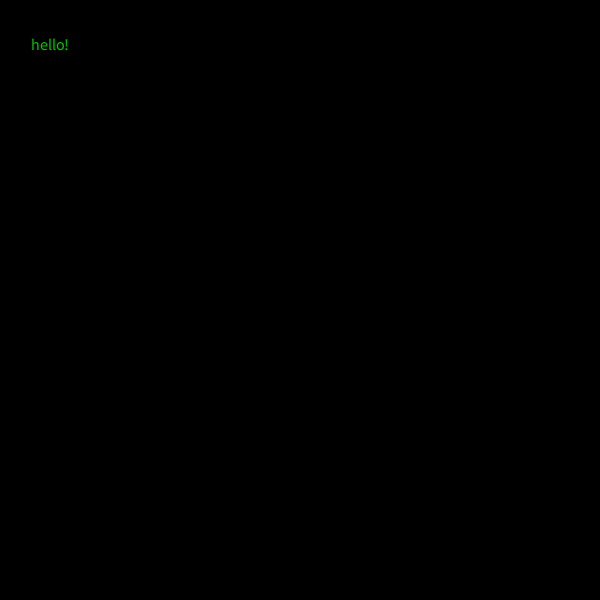
Frame 1 (no input)
Frame 60 (the mouse pressed at the canvas centre just before this capture): identical to frame 1, image omitted
Frame 120 (the mouse held since frame 60 and released just before this capture): identical to frame 1, image omitted

The Processing sketch that drew this single still picture (run headless with seeded random() and noise(); from frame 60 on, the mouse is pressed at the canvas centre):

// Processing sketch: Sketch_2
// ── Sketch_2.pde
// code 1 FA 18
// bryan ma

// typing words 1

// this sketch defines a class that displays a word on the screen.
// so far it only creates a single one. 
// the next sketch, w11_03_typingWords2, checks for typing input, adds the 
// result to a string, and when ENTER is pressed, prints it to the console 
// and clears the string.

// combine these two sketches so that typing and pressing enter creates
// a new instance of this 'Word' class and adds it to an arraylist. 
// then loop through the arraylist to call display() on all added words. 

// finally, once you've completed that, add some custom visuals or behavior 
// the Word class.

String letters = "";
ArrayList<Word> words = new ArrayList<Word>();
Word w;

void setup() {
  size(600, 600);
  w = new Word(50, 50, "hello!");
  textSize(16);
  textAlign(CENTER);
}

void draw() {
  background(0);
  w.display();
  text(letters, 0, 50, 600, 1000);
  for(Word temp : words){
     temp.display();
  }
}

void keyPressed() {
  if ((key == ENTER) || (key == RETURN)) {
    
    Word w = new Word(random(width), random(height), letters);
    words.add(w);
    letters = "";
    for(Word temp : words){
      println(temp.theWord);
    }
  } else if ((key > 31) && (key != CODED)) {
    letters = letters + key;
  }
}

// ── Word.pde
class Word {
  String theWord;
  float x, y;
  
  Word(float x, float y, String text) {
    theWord = text;
    this.x = x;
    this.y = y;
  }
  
  void display() {
    //float b;
    //b = this.y;
    fill(0, 200, 0);
    text(theWord, x, y);
  }
}
